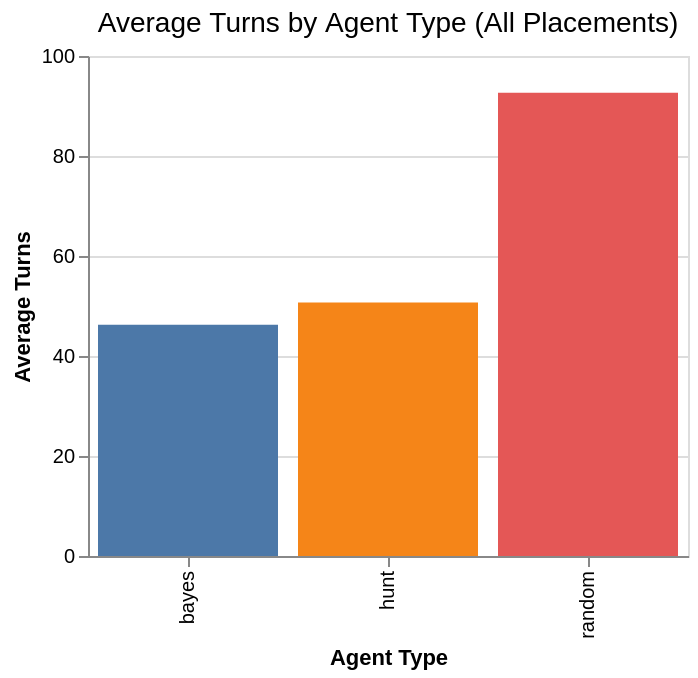

Notebook source saved alongside this figure:
### Code cell
c = make_bar_chart(df_no_q, "Average Turns by Agent Type (All Placements)")
c.save(IMG_DIR / "avg_turns_by_agent.png")
c.show()

### Figure 1 — Vega specification as saved in the notebook (floating-point values rounded to 4 significant figures)
{"$schema": "https://vega.github.io/schema/vega/v6.json", "data": [{"name": "source_0", "values": [{"agent_type": "hunt", "avg_turns": 50.68, "avg_turns_end": 50.68, "avg_turns_start": 0.0, "std_turns": 10.98}, {"agent_type": "random", "avg_turns": 92.63, "avg_turns_end": 92.63, "avg_turns_start": 0.0, "std_turns": 5.331}, {"agent_type": "bayes", "avg_turns": 46.23, "avg_turns_end": 46.23, "avg_turns_start": 0.0, "std_turns": 10.74}]}, {"name": "source_0_x_domain_agent_type", "values": [{"agent_type": "hunt"}, {"agent_type": "random"}, {"agent_type": "bayes"}]}, {"name": "source_0_color_domain_agent_type", "values": [{"agent_type": "hunt"}, {"agent_type": "random"}, {"agent_type": "bayes"}]}], "marks": [{"type": "rect", "name": "marks", "from": {"data": "source_0"}, "encode": {"update": {"tooltip": {"signal": "{\"Agent\": isValid(datum[\"agent_type\"]) ? isArray(datum[\"agent_type\"]) ? join(datum[\"agent_type\"], '\\n') : datum[\"agent_type\"] : \"\"+datum[\"agent_type\"], \"Avg Turns\": format(datum[\"avg_turns\"], \".2f\"), \"Std Dev\": format(datum[\"std_turns\"], \".2f\")}"}, "y2": {"field": "avg_turns_start", "scale": "y"}, "fill": {"field": "agent_type", "scale": "color"}, "width": {"signal": "max(0.25, bandwidth('x'))"}, "y": {"field": "avg_turns_end", "scale": "y"}, "x": {"field": "agent_type", "scale": "x"}}}, "style": ["bar"]}], "scales": [{"name": "x", "type": "band", "domain": {"data": "source_0_x_domain_agent_type", "field": "agent_type", "sort": true}, "range": [0, {"signal": "width"}], "paddingOuter": 0.05, "paddingInner": 0.1}, {"name": "y", "type": "linear", "domain": {"data": "source_0", "fields": ["avg_turns_start", "avg_turns_end"]}, "range": [{"signal": "height"}, 0], "zero": true, "nice": true}, {"name": "color", "type": "ordinal", "domain": {"data": "source_0_color_domain_agent_type", "field": "agent_type", "sort": true}, "range": "category"}], "axes": [{"scale": "y", "zindex": 0, "gridScale": "x", "domain": false, "aria": false, "ticks": false, "maxExtent": 0, "orient": "left", "minExtent": 0, "grid": true, "labels": false, "tickCount": {"signal": "ceil(height/40)"}}, {"scale": "x", "grid": false, "title": "Agent Type", "labelBaseline": "middle", "labelAngle": 270, "orient": "bottom", "labelAlign": "right", "zindex": 0}, {"scale": "y", "orient": "left", "labelOverlap": true, "tickCount": {"signal": "ceil(height/40)"}, "zindex": 0, "grid": false, "title": "Average Turns"}], "title": {"text": "Average Turns by Agent Type (All Placements)", "fontSize": 14, "anchor": "middle", "frame": "group", "fontWeight": "normal"}, "style": "cell", "height": 250, "background": "white", "padding": 5, "width": 300}
